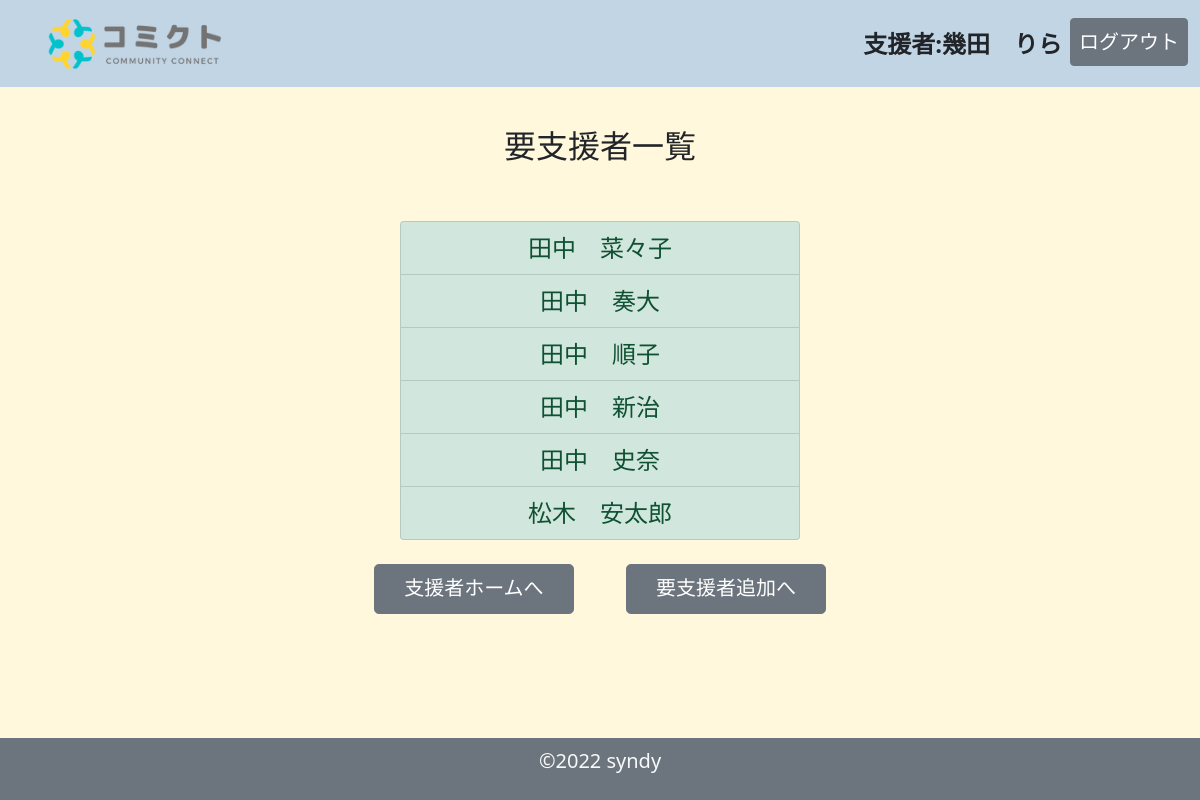
/sien_list.php (signed in), run on the app's committed database.
### tables this page shows
CREATE TABLE `sien_table` (
  `id` int(11) NOT NULL,
  `member_id` int(11) NOT NULL,
  `sien_id` int(11) NOT NULL,
  `sien_check` int(11) NOT NULL
);

CREATE TABLE `member_table` (
  `member_id` int(11) NOT NULL,
  `mbname` varchar(128) NOT NULL,
  `login_id` varchar(128) NOT NULL,
  `password` varchar(128) NOT NULL,
  `is_admin` int(1) NOT NULL,
  `is_dalete` int(1) NOT NULL,
  `seibetu` varchar(64) NOT NULL,
  `barthday` date NOT NULL,
  `mbaddress` varchar(128) NOT NULL,
  `created_at` datetime NOT NULL,
  `update_at` datetime NOT NULL
);

### sien_list.php (the view, shortened to what this page needs)
<?php
$id = $_SESSION['member_id'];
$pdo = connect_to_db();
$sql = "SELECT sien_table.member_id,mbname FROM `sien_table` LEFT OUTER JOIN member_table ON sien_table.sien_id=member_table.member_id WHERE sien_table.member_id=$id;";
$stmt = $pdo->prepare($sql);
try {
    $status = $stmt->execute();
} catch (PDOException $e) {
    echo json_encode(["sql error" => "{$e->getMessage()}"]);
    exit();
}
$result = $stmt->fetchAll(PDO::FETCH_ASSOC);
$output = "";
foreach ($result as $record) {
    $output .= "<li class='list-group-item list-group-item-success fs-4'>{$record['mbname']}</li>";
};
?>
<!DOCTYPE html>
<html lang="ja">
<head>
    <link href="https://cdn.jsdelivr.net/npm/bootstrap@5.1.3/dist/css/bootstrap.min.css" rel="stylesheet">
    <link rel="stylesheet" href="css/style_sien_page.css">
</head>
<body>
    <header>
        <nav class="navbar navbar-expand-lg navbar-light bg-primary bg-opacity-25">
            <div class="container-fluid">
                <a class="navbar-brand" href="#">
                    <img src="img/comictlogo.png" alt="" width="250" height="60" class="d-inline-block align-text-top">
                </a>
                <div class="collapse navbar-collapse " id="navbarSupportedContent">
                    <ul class="navbar-nav me-auto">
                        <li class="nav-item">
                            <a class="nav-link" href="#"></a>
                        </li>
                        <li class="nav-item">
                            <a class="nav-link" href="#"></a>
                        </li>
                    </ul>
                    <ul class="navbar-nav">
                        <li class="nav-item">
                            <a class="nav-link text-dark fw-bold fs-4" href="#">支援者:<?= $_SESSION['mbname'] ?></a>
                        </li>
                        <li class="nav-item">
                            <a class="nav-link btn btn-secondary text-white fs-5 " href="logout.php" role="button">ログアウト</a>
                        </li>
                    </ul>
                </div>
            </div>
        </nav>
    </header>
    <main class="mb-5">
        <div class="container-fluid">
            <div class="row justify-content-center  g-2">
                <p class="h2 text-center my-5">要支援者一覧</p>
                <div class="col text-center">
                    <ul class="list-group mx-auto" style="max-width: 400px;" id="calling">
                        <?= $output ?>
                    </ul>
                </div>
            </div>
        </div>
        <div class="container-fluid">
            <div class="row justify-content-center">
                <div class="col text-center ">
                    <a class="btn btn-secondary btn-lg fs-5 mx-4 my-4" style="width: 200px;;height:50px" href="sien_home.php" role="button">支援者ホームへ</a>
                    <a class="btn btn-secondary btn-lg fs-5 mx-4 my-4" style="width: 200px;;height:50px" href="sien_select.php" role="button">要支援者追加へ</a>
                </div>
            </div>
        </div>
    </main>
    <footer class="footer fixed-bottom mt-auto py-2 bg-secondary text-light text-center fs-5 ">
        <div class="container">
            <p>&copy;2022 syndy </p>
        </div>
    </footer>
</html>

### css/style_sien_page.css (style rules this page uses)
body { background-color: cornsilk; }

### data on the page
sien_table: member_table.mbname "田中 菜々子"
sien_table: member_table.mbname "田中 奏大"
sien_table: member_table.mbname "田中 順子"
sien_table: member_table.mbname "田中 新治"
sien_table: member_table.mbname "田中 史奈"
sien_table: member_table.mbname "松木 安太郎"

### other printed values
$_SESSION['mbname'] "幾田 りら"
